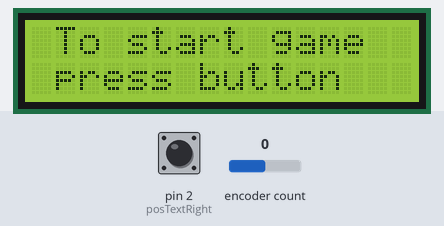
Simulated run of this program. Board: Arduino Nano, built with avr-gcc and run on an emulated ATmega328P. Parts: 16×2 character LCD. Inputs (shaded band) come from the test bench; at power-on: pin 2 (posTextRight) HIGH, encoder count 0. Random numbers use the default seed unless the program sets one.

Above: at 6.2 s.
6.3 s: pin 2 (posTextRight) pulled LOW for 0.15 s
At 6.8 s:
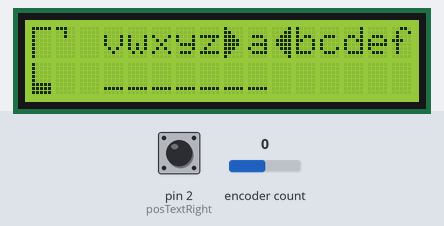
8.0 s: encoder count set to 1
At 8.8 s:
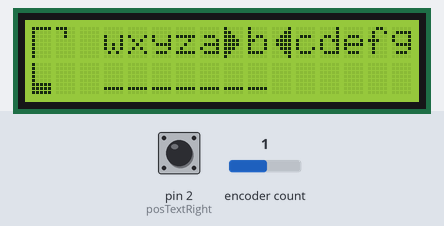
9.5 s: encoder count set to 2
At 9.9 s:
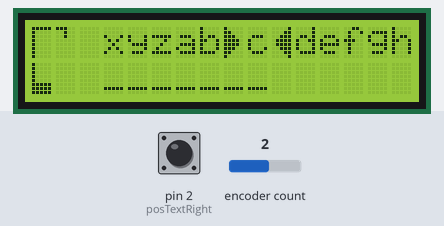
11.0 s: pin 2 (posTextRight) pulled LOW for 1 s
At 13.2 s:
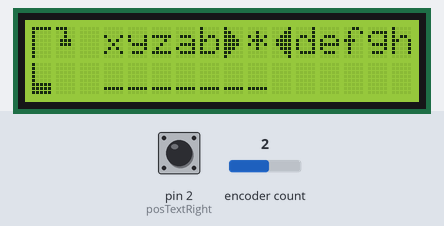
13.5 s: encoder count set to 3
At 14.2 s:
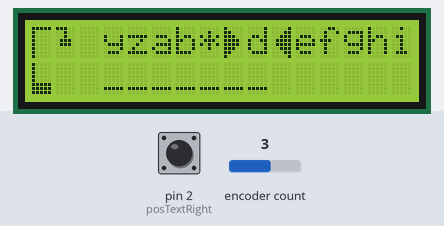
15.0 s: pin 2 (posTextRight) pulled LOW for 0.15 s
At 16.6 s:
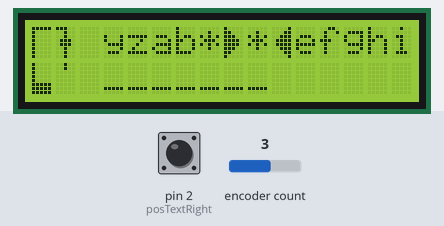
Timing chart, 0 to 17.6 s (numbered marks = the images above; inputs shaded):
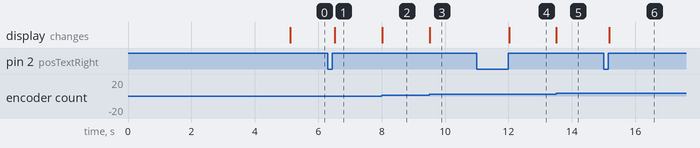

Measured:
- after the input at 6.3 s, the display: changes after 0.23 s (image 1)
- after the input at 8.0 s, the display: changes at once (image 2)
- after the input at 9.5 s, the display: changes at once (image 3)
- after the input at 11.0 s, the display: changes after 1.0 s (image 4)
- after the input at 13.5 s, the display: changes at once (image 5)
- after the input at 15.0 s, the display: changes after 0.18 s (image 6)

The program:

main.cpp
```cpp
#include "main.h"

void setup()
{
  mGuessWord = "";
  pinMode(BUTTON, INPUT_PULLUP);
  randomSeed(analogRead(A5));
#if DEBUG
  Serial.begin(DEBUG_BAUDRATE);
  while(!Serial) { }
#endif
  mLCD.init();       //Init LCD
  mLCD.backlight();  //Backlight on
  mLCD.clear();      //Clear old content
  mText = "HANGMAN";
  writeLCDText(0, posTextMiddle);
  mText = "(c) Joern Weise";
  writeLCDText(1, posTextMiddle);
  delay(5000);

}

void loop()
{
  static bool bButtonPressed = false;
  bButtonPressed = buttonPressed();
  //Statemachine for the whole process
  switch (mState)
  {
  case stateNewGameScreen:
    mLCD.clear();
    mText = "To start game";
    writeLCDText(0, posTextMiddle);
    mText = "press button";
    writeLCDText(1, posTextMiddle);
    mState = statNewGame;
    break;
  case statNewGame:
    if(bButtonPressed)
    {
      mState = statInitGame;
    }
    break;
  case statInitGame:
    if(mBtnReleased)
    {
      memset(&mGuessed[0], 0, sizeof(mGuessed));
      mSelectLetter = 0;
      mHangmanStatus = 0;
      mTotalRight = 0;
      mGuessedIndex = 0;
      newWord();
      drawBoard();
      drawLetterSelection();
      mState = statWaitLetter;
    }
    break;
  case statWaitLetter:
    checkRedrawLetterSelection();
    if(bButtonPressed)
    {
      mState = statCheckLetter;
    }
    break;
  case statCheckLetter:
    if(mBtnReleased)
    {
      checkLetterSelection();
    }
    break;
  case statWin:
    gameOver(false);
    mState = stateNewGameScreen;
    break;
  case statGameOver:
    gameOver();
    mState = stateNewGameScreen;
    break;
  default:
    mState = stateNewGameScreen;
    break;
  }

}

void drawHangman()
{
  mHangmanStatus++;
  switch (mHangmanStatus){
    case 1:
      mLCD.createChar(1, mHead);           // head
      break;
    case 2:
      mLCD.createChar(1, mTopbody);        // body
      mLCD.createChar(3, mBottombody);
      break;
    case 3:
      mLCD.createChar(1, mRightarm);       // right arm
      break;
    case 4:
      mLCD.createChar(1, mLeftarm);        // left arm
      break;
    case 5:
      mLCD.createChar(3, mRightleg);       // right leg
      break;
    case 6:
      mLCD.createChar(3, mLeftleg);        // left leg
      break;
    default:
      break;
  }
}

void gameOver(bool bGameOver)
{
  if(bGameOver) //Player lose game
  {
    mLCD.clear();      //Clear old content
    mText = "GAME";
    writeLCDText(0, posTextMiddle);
    mText = "OVER";
    writeLCDText(1, posTextMiddle);
  }
  else  //Player wins the game
  {
    mLCD.clear();      //Clear old content
    mText = "PLAYER";
    writeLCDText(0, posTextMiddle);
    mText = "WIN";
    writeLCDText(1, posTextMiddle);
  }
  delay(5000);
}

bool getNewPos(int& iStep)
{
  long currentPos = mEncoder.read();  //Read new position

  if(currentPos % INTERRUPTSPERPOS == 0)  //One step trigger 4 pulses
  {
    currentPos = currentPos / INTERRUPTSPERPOS;
    if(currentPos != mOldPos)
    {
      iStep = currentPos - mOldPos;
      mOldPos = currentPos;
      return true;
    }
  }
  iStep = 0;
  return false;
}

void writeLCDText(int iRow, int ePos, int iOffset)
{
  if(mText.length() != 0 && mText.length() < LCD_COLUMNS && iRow >= 0  && iRow < LCD_ROWS)
  {
    switch(ePos)
    {
      case posTextLeft:
        mLCD.setCursor(0,iRow);
        break;
      case posTextMiddle:
        mLCD.setCursor((unsigned int)(LCD_COLUMNS - 1 - mText.length())/2 , iRow);
        break;
      case posTextRight:
        mLCD.setCursor(LCD_COLUMNS - 1 - mText.length(), iRow);
        break;
      default:
        if(iOffset > 0 && iOffset < LCD_COLUMNS - 1)
          mLCD.setCursor(iOffset, iRow);
        break;
    }
    mLCD.print(mText);
  }
}

void newWord()
{
  int iPos = random(NUMWORDS);
  const char* pickWord = mWords[iPos];
  mGuessWord = pickWord;
}

bool buttonPressed()
{
  static int iLastButtonState = HIGH;
  static int iCurrentStat = HIGH;
  iCurrentStat = digitalRead(BUTTON);
  if(iCurrentStat != iLastButtonState)
  {
    if(iCurrentStat == HIGH)
    {
      mBtnReleased = true;
    }
    else
    {
      mBtnReleased = false;
    }
    iLastButtonState = iCurrentStat;
    return !iLastButtonState;
  }
  return false;
}

void drawBoard()
{
  mLCD.createChar(0, mTopleft);
  mLCD.createChar(1, mTopright);
  mLCD.createChar(2, mBottomleft);
  mLCD.createChar(3, mBottomright);
  mLCD.createChar(4, mLeftarrow);
  mLCD.createChar(5, mRightarrow);

  // draw blank hangman table
  mLCD.clear();
  mLCD.home();
  mLCD.write(0);
  mLCD.write(1);
  mLCD.setCursor(0,1);
  mLCD.write(2);
  mLCD.write(3);

  mText = "";
  //Show number of letters with "_"
  for (unsigned int i = 0; i < mGuessWord.length(); i++)
  {
    mText+=("_");
  }
  writeLCDText(1, posTextOwnOffset, 3);
}

void drawLetterSelection()
{
  mText = "";
  //Show the letters before selected letter
  for (int x = 5; x >= 1 ; x--)
  {
    if (mSelectLetter - x >= 0)
    {
      checkSelectedLetterUsed(mText, mLetterVal[mSelectLetter - x]);
    }
    else  //Here we are in an overflow to last letters
    {
      checkSelectedLetterUsed(mText, mLetterVal[26 - (x - mSelectLetter)]);
    }
  }
  writeLCDText(0, posTextOwnOffset, 3);
  mLCD.write(4);  //left arrow
  //Selected letter (maybe used?)
  if(!checkSelectedLetterUsed(mLetterVal[mSelectLetter]))
    mText = mLetterVal[mSelectLetter];
  else
    mText = "*";
  writeLCDText(0, posTextOwnOffset, 9);  //Right arrow
  mLCD.write(5);
  mText = "";
  //Letters after selected letter
  for (int x=1; x <= 5 ; x++)
  {
    if (mSelectLetter + x <= 25)
    {
      checkSelectedLetterUsed(mText, mLetterVal[mSelectLetter + x]);
    }
    else
    {
      checkSelectedLetterUsed(mText, mLetterVal[mSelectLetter + x - 26]);
    }
  }
  writeLCDText(0, posTextOwnOffset, 11);
}

bool checkSelectedLetterUsed(const char& charSelectLetter)
{
  unsigned int iNumElements = sizeof(mGuessed) / sizeof(mGuessed[0]);
  for(unsigned int i = 0; i < iNumElements; i++)
  {
    if(mGuessed[i] == charSelectLetter)
      return true;
  }
  return false;
}

void checkSelectedLetterUsed(String& strList, const char& charSelectLetter)
{
  if(!checkSelectedLetterUsed(charSelectLetter))
   strList += charSelectLetter;
  else
    strList += "*";
}

void checkRedrawLetterSelection()
{
  static int iStep = 0;
  if(getNewPos(iStep))  //Do the encoder get new position?
  {
    mSelectLetter += iStep;
    if(mSelectLetter < 0)
    {
      mSelectLetter = 25;
    }
    if (mSelectLetter >= 26)
    {
      mSelectLetter = 0;
    }
    drawLetterSelection();
  }
}

void checkLetterSelection()
{
  if(checkSelectedLetterUsed(mLetterVal[mSelectLetter]))
  {
    mState = statWaitLetter;
    return;
  }
  else
  {
    static bool foundLetter = false;
    foundLetter = false;
    for (unsigned int i = 0; i < mGuessWord.length(); i++)
    {
      mText = String(mLetterVal[mSelectLetter]);
      if (mGuessWord.substring(i, i+1) == mText)
      {
        foundLetter = true;
        mTotalRight++;
        writeLCDText(1, posTextOwnOffset, i+3);
      }
    }
    if(mTotalRight >= mGuessWord.length())
    {
      mState = statWin;
      return;
    }
    if(!foundLetter)
    {
      if(mHangmanStatus < 6)
      {
        mGuessed[mGuessedIndex] = mLetterVal[mSelectLetter];
        mGuessedIndex++;
        drawLetterSelection();
        drawHangman();
        mState = statWaitLetter;
        return;
      }
      else
      {

        mState = statGameOver;
        return;
      }
    }
    else
    {
      mGuessed[mGuessedIndex] = mLetterVal[mSelectLetter];
      mGuessedIndex++;
      drawLetterSelection();
      mState = statWaitLetter;
      return;
    }
  }
}
/** FOR DEBUGGING */
#if DEBUG
void writeSerialMessage(const char * msg, bool bNewLine)
{
  bNewLine == true ? Serial.println(msg) : Serial.print(msg);
}

void writeSerialMessage(int msg, bool bNewLine)
{
  bNewLine == true ? Serial.println(msg) : Serial.print(msg);
}

void writeSerialMessage(String msg, bool bNewLine)
{
  bNewLine == true ? Serial.println(msg) : Serial.print(msg);

}
#endif
```

main.h
```cpp
#include <Arduino.h>
#include <LiquidCrystal_I2C.h>
#include <Encoder.h>
//Needed enum stats for statusmachine
enum eState
{
    stateNewGameScreen = 0,
    statNewGame,
    statInitGame,
    statWaitLetter,
    statCheckLetter,
    statWin,
    statGameOver
};

//Needed to calculate the position for displayed LCD-text
enum eTextPos
{
    posTextLeft = 0,
    posTextMiddle,
    posTextRight,
    posTextOwnOffset
};

/********* Functions *********/
/**
 * Setup function every arduino code needs
 *
 * @return void
 */
void setup();

/**
 * Loop function every arduino code needs
 *
 * @return void
 */
void loop();

/**
 * Function to draw hangman, if guessed letter was wrong
 *
 * @return void
 */
void drawHangman();

/**
 * Draw Game Over or Player Win text
 *
 * @param bGameOver Flag which screen should be shown
 * @return void
 */
void gameOver(bool bGameOver = true);

/**
 * Get a maybe new step-position from encoder
 *
 * @param iStep Return positiv or negativ step(s) from encoder
 * @return bool Returns true if position changed
 */
bool getNewPos(int& iStep);

/**
 * Select from array the new word, that should be used to guess
 *
 * @return void
 */
void newWord();

/**
 *  Draw basic board layout at the beginning of the game
 *
 * @return void
 */
void drawBoard();

/**
 * Draw the selected letter, after encoder position was changed
 *
 * @return void
 */
void drawLetterSelection();

/**
 * Check if the selected letter ist used before
 *
 * @param charSelectLetter  Reference to selected letter
 * @return bool true if letter is used, otherwise false
 */
bool checkSelectedLetterUsed(const char& charSelectLetter);

/**
 * OVERLOADED FUNCTION
 * Check if the selected letter ist used before
 *
 * @param strList   Reference to a StringList
 * @param charSelectLetter  Reference to selected letter
 * @return bool true if letter is used, otherwise false
 */
void checkSelectedLetterUsed(String& strList, const char& charSelectLetter);

/**
 * Redraw selected letter in LCD display
 *
 * @return void
 */
void checkRedrawLetterSelection();

/**
 * General function to redraw and check selection of letter
 *
 * @return voif
 */
void checkLetterSelection();

/**
 * Write text to LCD-Display
 *
 * @param iRow  Row to show text
 * @param ePos  enum, see enum eTextPos, how to position text
 * @param iOffset if ePos == posTextOwnOffset, own position for first letter will be used
 * @return void
 */
void writeLCDText(int iRow = 0, int ePos = posTextLeft, int iOffset = 0);

/**
 * Overloaded function for String - Message
 *
 * @param msg       Message that should be written to serial monitor
 * @param bNewLine  Flag to print with new line, default true
 * @return void
 */
bool buttonPressed();

//Private memeber (variables)
LiquidCrystal_I2C mLCD(LCD_ADDRESS,LCD_COLUMNS,LCD_ROWS);
Encoder mEncoder(DT, CLK);
long mOldPos = 0;
String mText = "";
byte mState = stateNewGameScreen;
bool mBtnReleased = true;
String mGuessWord = String(MAXLENGTHWORD);
byte mHangmanStatus = 0;
int mSelectLetter = 0;
unsigned int mTotalRight = 0;

const char* mWords[] = {"berrybase", "arduino", "code", "display", "giraffe", "katze", "motorrad", "dilemma", "abend"};
const char mLetterVal[] = "abcdefghijklmnopqrstuvwxyz";
int mGuessedIndex = 0;
char mGuessed[25];

byte mTopleft[] = { 0x1F, 0x10, 0x10, 0x10, 0x10, 0x10, 0x10, 0x10 };
byte mTopright[] = { 0x1C, 0x04, 0x04, 0x00, 0x00, 0x00, 0x00, 0x00 };
byte mBottomleft[] = { 0x10, 0x10, 0x10, 0x10, 0x10, 0x1F, 0x1F, 0x1F };
byte mBottomright[] = { 0x00, 0x00, 0x00, 0x00, 0x00, 0x00, 0x00, 0x00 };
byte mHead[] = { 0x1C, 0x04, 0x04, 0x0E, 0x0E, 0x00, 0x00, 0x00 };
byte mTopbody[] = { 0x1C, 0x04, 0x04, 0x0E, 0x0E, 0x04, 0x04, 0x04 };
byte mBottombody[] = { 0x04, 0x04, 0x00, 0x00, 0x00, 0x00, 0x00, 0x00 };
byte mRightarm[] = { 0x1C, 0x04, 0x04, 0x0E, 0x0E, 0x05, 0x06, 0x04 };
byte mLeftarm[] = { 0x1C, 0x04, 0x04, 0x0E, 0x0E, 0x15, 0x0E, 0x04 };
byte mRightleg[] = { 0x04, 0x04, 0x02, 0x02, 0x01, 0x00, 0x00, 0x00 };
byte mLeftleg[] = { 0x04, 0x04, 0x0A, 0x0A, 0x11, 0x00, 0x00, 0x00 };
byte mLeftarrow[] = { 0x10, 0x18, 0x1C, 0x1E, 0x1E, 0x1C, 0x18, 0x10 };
byte mRightarrow[] = { 0x01, 0x03, 0x07, 0x0F, 0x0F, 0x07, 0x03, 0x01 };

/* FOR DEBUGGING*/
#if DEBUG
/**
 * Writes serial messages to serial monitor, if firmware is build as
 * debug - Version.
 *
 * @param msg       Message that should be written to serial monitor
 * @param bNewLine  Flag to print with new line, default true
 * @return void
 */
void writeSerialMessage(const char * msg, bool bNewLine = true);

/**
 * Overloaded function for INT - Message
 *
 * @param msg       Message that should be written to serial monitor
 * @param bNewLine  Flag to print with new line, default true
 * @return void
 */
void writeSerialMessage(int msg, bool bNewLine = true);

/**
 * Overloaded function for String - Message
 *
 * @param msg       Message that should be written to serial monitor
 * @param bNewLine  Flag to print with new line, default true
 * @return void
 */
void writeSerialMessage(String msg, bool bNewLine = true);
#endif
```
